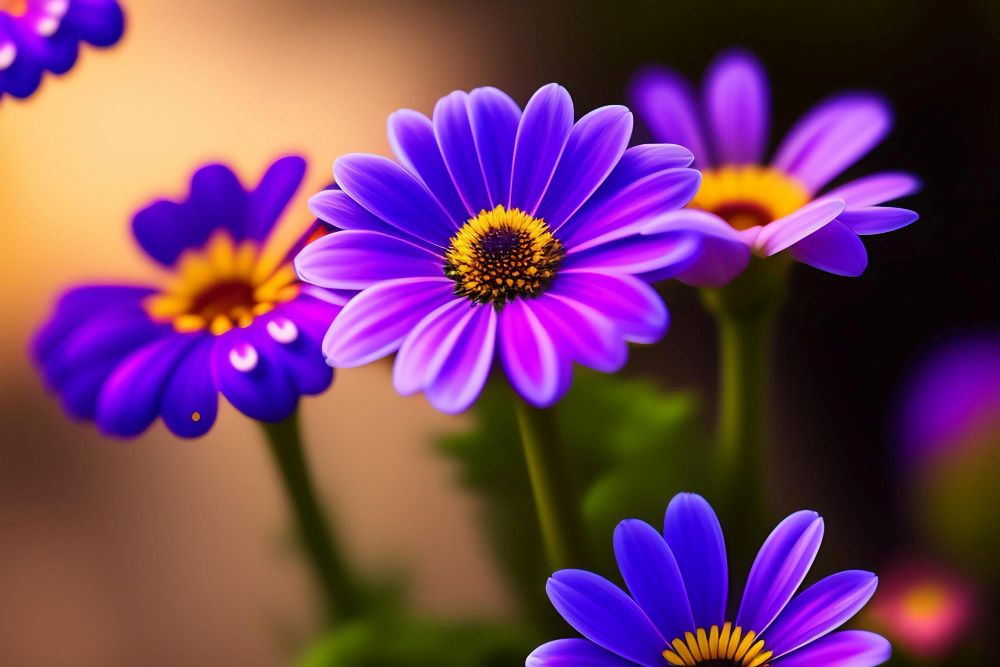
%> input picture LAB04/Filters.jpg, 1000 x 667 px
$ octave Filters.m   (GNU Octave 9; MATLAB toolbox functions it lacks are replaced by stand-ins)
%> lines starting %> are read from the running program, lines starting %| are printed output that depends on the picture
% Read the color image
colorImage = imread('C:\Users\CSELAB-2\Desktop\Lab04\Filters.jpg');
%> colorImage is the input picture: size 667x1000x3 uint8; mean R, G, B 115.5, 63.6, 99

% Separate the color channels
redChannel = colorImage(:,:,1);
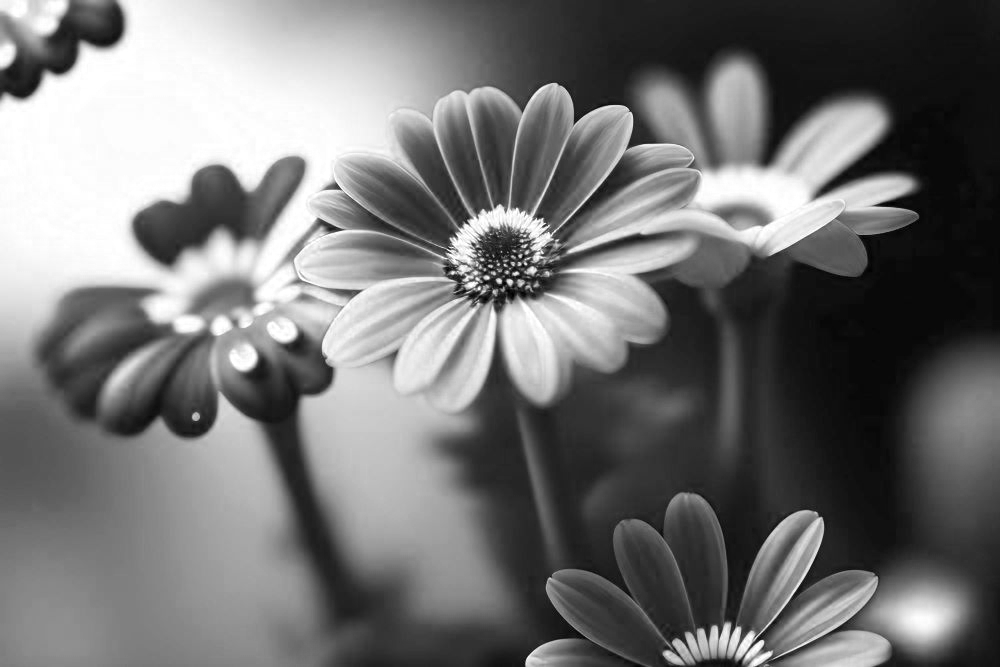
%> redChannel: size 667x1000 uint8; min 0, max 255, mean 115.5
greenChannel = colorImage(:,:,2);
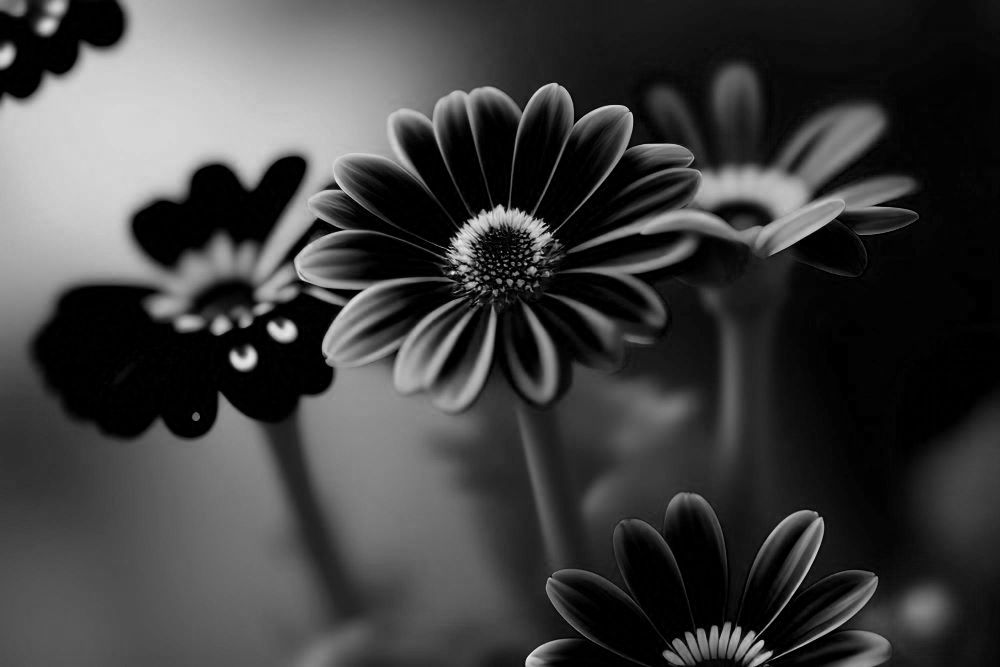
%> greenChannel: size 667x1000 uint8; min 0, max 242, mean 63.6
blueChannel = colorImage(:,:,3);
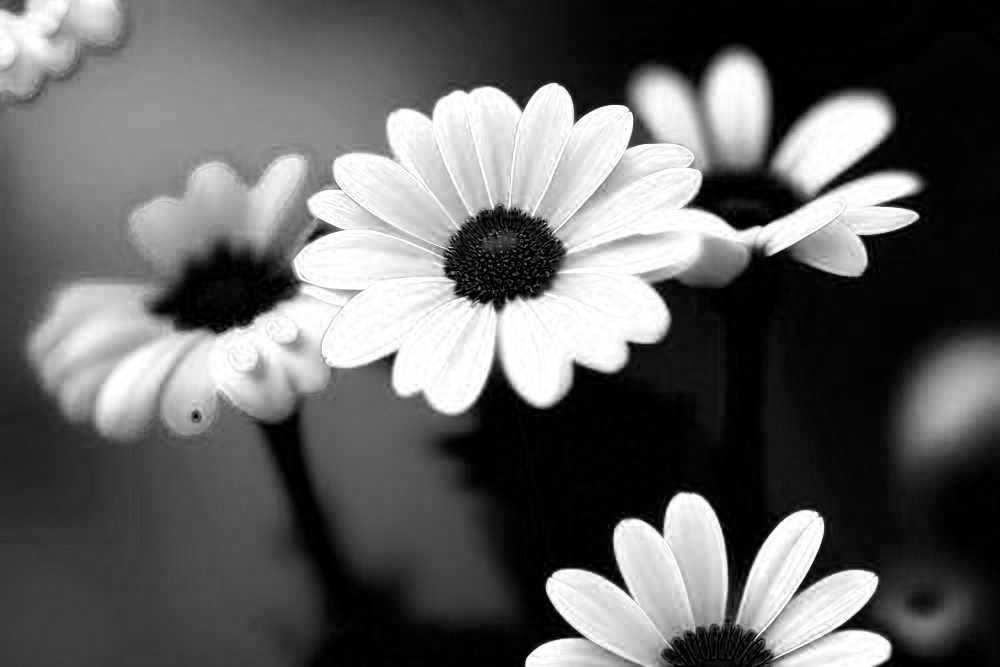
%> blueChannel: size 667x1000 uint8; min 0, max 255, mean 99

% Mean Filter
meanFilter = fspecial('average', [3 3]);
meanFilteredRed = imfilter(redChannel, meanFilter);
meanFilteredGreen = imfilter(greenChannel, meanFilter);
meanFilteredBlue = imfilter(blueChannel, meanFilter);
meanFilteredImage = cat(3, meanFilteredRed, meanFilteredGreen, meanFilteredBlue);

% Median Filter
medianFilteredRed = medfilt2(redChannel, [3 3]);
medianFilteredGreen = medfilt2(greenChannel, [3 3]);
medianFilteredBlue = medfilt2(blueChannel, [3 3]);
medianFilteredImage = cat(3, medianFilteredRed, medianFilteredGreen, medianFilteredBlue);

% Gaussian Filter
gaussianFilter = fspecial('gaussian', [3 3], 0.5);
gaussianFilteredRed = imfilter(redChannel, gaussianFilter);
gaussianFilteredGreen = imfilter(greenChannel, gaussianFilter);
gaussianFilteredBlue = imfilter(blueChannel, gaussianFilter);
gaussianFilteredImage = cat(3, gaussianFilteredRed, gaussianFilteredGreen, gaussianFilteredBlue);

% Display the original and filtered images
figure;
subplot(2,2,1), imshow(colorImage), title('Original Image');
subplot(2,2,2), imshow(meanFilteredImage), title('Mean Filtered Image');
subplot(2,2,3), imshow(medianFilteredImage), title('Median Filtered Image');
subplot(2,2,4), imshow(gaussianFilteredImage), title('Gaussian Filtered Image');
%> after `title('Gaussian Filtered Image')`:
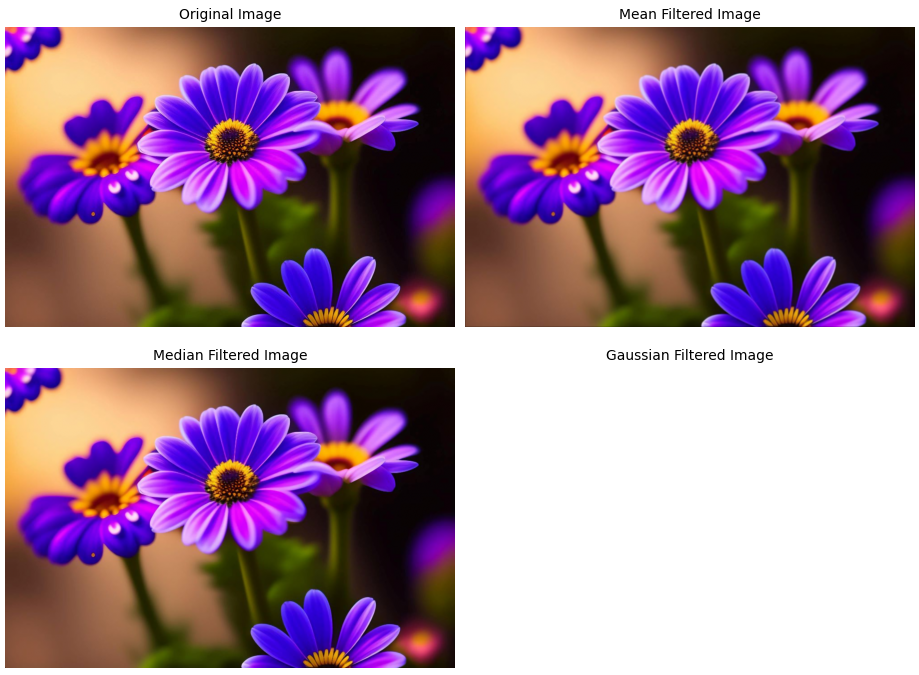
%> figure redrawn from the program's plot data, 4 panels
